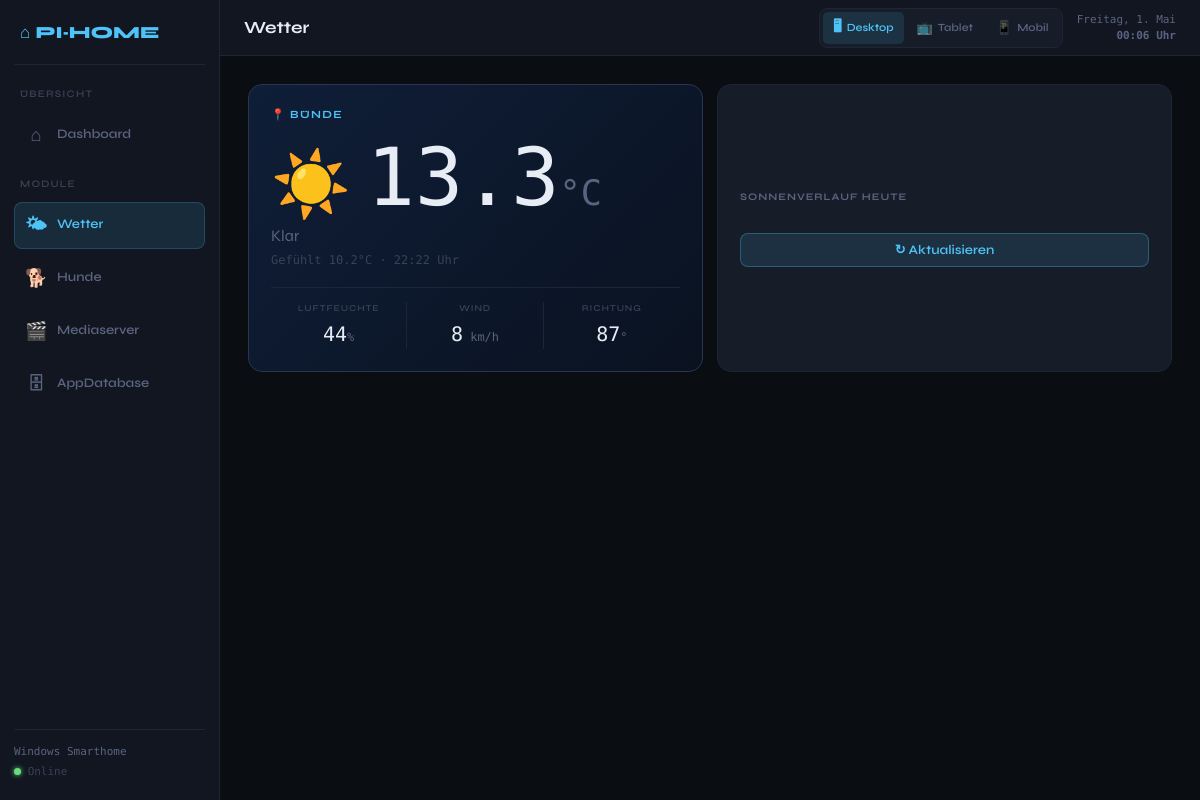
Before: /weather with the older database file.
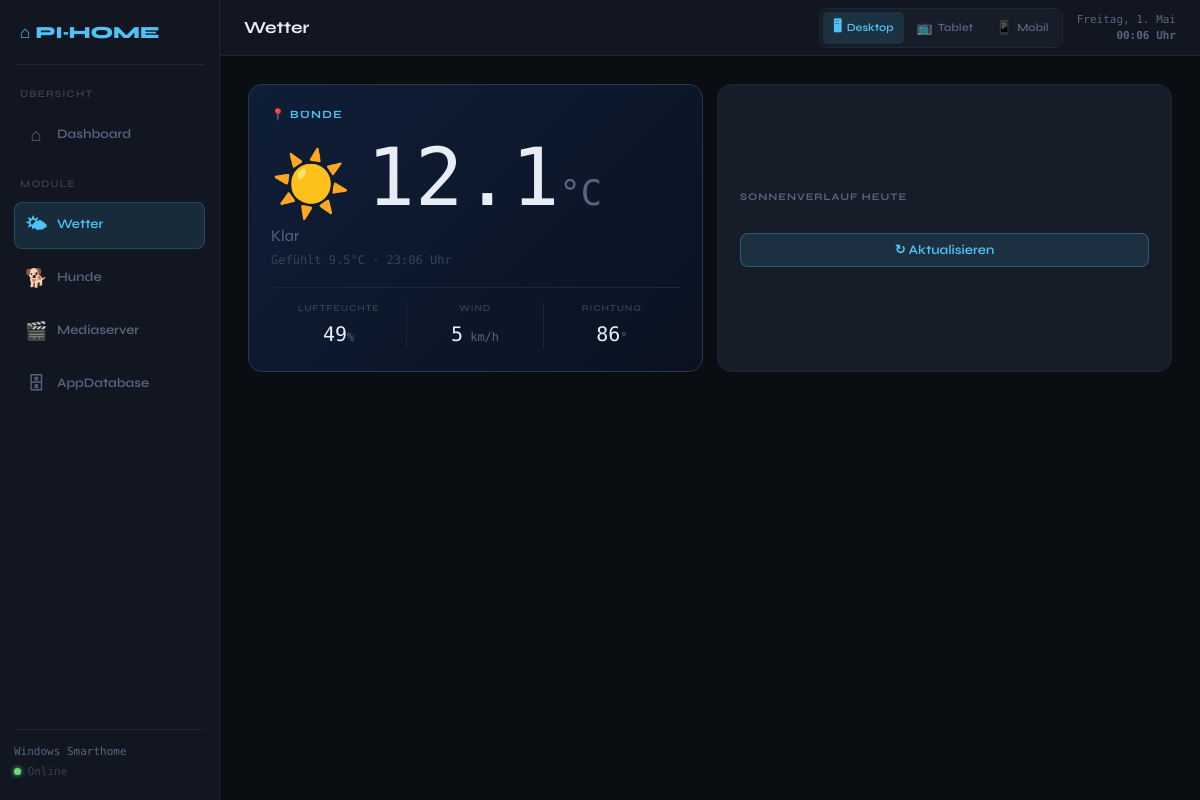
After: the same page with the newer database file.
### tables this page shows
CREATE TABLE weather_current (
            id            INTEGER PRIMARY KEY AUTOINCREMENT,
            timestamp     TEXT NOT NULL,
            temperature   REAL, feels_like REAL, humidity INTEGER,
            wind_speed    REAL, wind_direction INTEGER,
            weather_code  INTEGER, description TEXT, is_day INTEGER
        );

### web/routes.py (the view)
@bp.route("/weather")
def weather_page():
    n = now_local()
    return render_template("weather.html",
        current   = weather.get_current(),
        forecast  = weather.get_forecast(),
        hourly    = weather.get_hourly_today(),
        ti        = time_info(),
        location  = config.LOCATION_NAME,
        now_hour  = n.strftime("%H"),
        now_minute= n.minute,
        now_month = n.month - 1,
    )

### core/database.py (called while the page is built)
def get_connection():
    conn = sqlite3.connect(config.DB_PATH, check_same_thread=False)
    conn.row_factory = sqlite3.Row
    conn.execute("PRAGMA journal_mode=WAL")
    return conn

### web/templates/weather.html (shortened to what this page needs)
{% extends "base.html" %}
{% block page_title %}Wetter{% endblock %}
{% block content %}
{% if current %}
<div class="w-hero fu">
  <div class="wh-main">
    <div class="wl">📍 {{ location }}</div>
    <div class="wr"><div class="we">{{ current.emoji }}</div><div class="wt">{{ current.temperature|round(1) }}<span class="u">°C</span></div></div>
    <div class="wd">{{ current.description }}</div>
    <div class="wf">Gefühlt {{ current.feels_like|round(1) }}°C · {{ current.timestamp[11:16] }} Uhr</div>
    <div class="w-stats">
      <div class="ws-i"><div class="ws-l">Luftfeuchte</div><div class="ws-v">{{ current.humidity }}<span class="ws-u">%</span></div></div>
      <div class="ws-i"><div class="ws-l">Wind</div><div class="ws-v">{{ current.wind_speed|round(0)|int }}<span class="ws-u"> km/h</span></div></div>
      <div class="ws-i"><div class="ws-l">Richtung</div><div class="ws-v">{{ current.wind_direction or '—' }}<span class="ws-u">°</span></div></div>
    </div>
  </div>
  <div class="wh-sun">
    <div class="ct">Sonnenverlauf heute</div>
    <button class="btn ba" style="width:100%;justify-content:center;margin-top:16px;" onclick="refreshW(this)">↻ Aktualisieren</button>
  </div>
</div>
{% endif %}
{% endblock %}

### web/templates/base.html (shortened to what this page needs)
<!DOCTYPE html>
<html lang="de">
<head>
</head>
<body class="lm-desktop">
<div class="layout">
<aside class="sidebar">
  <div class="logo"><span>⌂ </span><span class="lt">PI<span>·</span>HOME</span></div>
  <span class="nl">Übersicht</span>
  <a href="/"        class="nav {% if request.path=='/' %}active{% endif %}"><span class="ic">⌂</span><span class="lt">Dashboard</span></a>
  <span class="nl">Module</span>
  <a href="/weather" class="nav {% if request.path=='/weather' %}active{% endif %}"><span class="ic">🌤</span><span class="lt">Wetter</span></a>
  <a href="/hunde"   class="nav {% if request.path=='/hunde' %}active{% endif %}"><span class="ic">🐕</span><span class="lt">Hunde</span></a>
  <a href="/media"   class="nav {% if request.path=='/media' %}active{% endif %}"><span class="ic">🎬</span><span class="lt">Mediaserver</span></a>
  <a href="/appdb"   class="nav {% if request.path=='/appdb' %}active{% endif %}"><span class="ic">🗄</span><span class="lt">AppDatabase</span></a>
  <div class="sf"><div class="sn">Windows Smarthome</div><div><span class="dot"></span> Online</div></div>
</aside>
<header class="topbar">
  <div class="tp-title">{% block page_title %}Dashboard{% endblock %}</div>
  <div style="display:flex;align-items:center;gap:14px;margin-left:auto;">
    <div class="lsw">
      <button class="lsb" data-lm="desktop">🖥<span class="ll"> Desktop</span></button>
      <button class="lsb" data-lm="tablet">📺<span class="ll"> Tablet</span></button>
      <button class="lsb" data-lm="mobile">📱<span class="ll"> Mobil</span></button>
    </div>
    <div class="tp-meta">{% if ti %}{{ ti.weekday }}, {{ ti.day }}. {{ ti.month }}<br><strong>{{ ti.time }} Uhr</strong>{% endif %}</div>
  </div>
</header>
<main class="main">{% block content %}{% endblock %}</main>
</div>
</body>
</html>

### web/templates/base.html (style rules this page uses)
*,*::before,*::after { box-sizing:border-box;margin:0;padding:0; }
:root { --bg:#0a0d12;--bg-panel:#111620;--bg-card:#161c28; --border:#1e2535;--glow:#2a3550; --text:#e8edf5;--muted:#5a6480;--dim:#3a4255; --accent:#4fc3f7;--abg:rgba(79,195,247,0.12); --green:#69db7c;--warm:#ffb347;--red:#ff6b6b;--purple:#7c83ff; --r:14px;--rs:8px; --font:'Syne',sans-serif;--mono:'DM Mono',monospace; --sw:220px;--th:56px;--pad:28px;--cp:22px;--fs:15px; }
html,body { height:100%;background:var(--bg);color:var(--text);font-family:var(--font);font-size:var(--fs);line-height:1.5; }
.layout { display:grid;grid-template-columns:var(--sw) 1fr;grid-template-rows:var(--th) 1fr;min-height:100vh; }
.sidebar { grid-row:1/-1;background:var(--bg-panel);border-right:1px solid var(--border);padding:20px 14px;display:flex;flex-direction:column;gap:6px;position:sticky;top:0;height:100vh;overflow:hidden;width:var(--sw); }
.logo { font-size:17px;font-weight:800;padding:0 6px 18px;border-bottom:1px solid var(--border);margin-bottom:4px;white-space:nowrap; }
.logo span { color:var(--accent); }
.nl { font-size:10px;font-weight:600;letter-spacing:.12em;text-transform:uppercase;color:var(--dim);padding:12px 6px 4px; }
.nav { display:flex;align-items:center;gap:10px;padding:9px 10px;border-radius:var(--rs);color:var(--muted);text-decoration:none;font-size:13px;font-weight:600;transition:all .15s;border:1px solid transparent;white-space:nowrap; }
.nav.active { background:var(--abg);color:var(--accent);border-color:rgba(79,195,247,.2); }
.nav .ic { font-size:18px;width:22px;text-align:center;flex-shrink:0; }
.sf { margin-top:auto;padding-top:14px;border-top:1px solid var(--border);font-family:var(--mono);font-size:11px;color:var(--dim); }
.sf .sn { color:var(--muted);margin-bottom:3px; }
.dot { width:7px;height:7px;border-radius:50%;background:var(--green);display:inline-block;box-shadow:0 0 5px var(--green);animation:pulse 2.5s infinite; }
.topbar { background:var(--bg-panel);border-bottom:1px solid var(--border);padding:0 24px;display:flex;align-items:center;justify-content:space-between;height:var(--th);gap:12px; }
.tp-title { font-size:17px;font-weight:700; }
.tp-meta { font-family:var(--mono);font-size:11px;color:var(--muted);text-align:right;line-height:1.4; }
.lsw { display:flex;gap:3px;background:var(--bg-card);border:1px solid var(--border);border-radius:var(--rs);padding:3px; }
.lsb { padding:5px 10px;border-radius:5px;border:none;background:transparent;color:var(--muted);font-size:13px;cursor:pointer;transition:all .15s;display:flex;align-items:center;gap:5px;font-family:var(--font);font-weight:600; }
.lsb.active { background:var(--abg);color:var(--accent); }
.lsb .ll { font-size:11px; }
.main { padding:var(--pad);overflow-y:auto; }
.ct { font-size:10px;font-weight:700;letter-spacing:.1em;text-transform:uppercase;color:var(--muted);margin-bottom:12px; }
.btn { display:inline-flex;align-items:center;gap:6px;padding:8px 16px;border-radius:var(--rs);border:1px solid var(--border);background:var(--bg-card);color:var(--muted);font-family:var(--font);font-size:13px;font-weight:600;cursor:pointer;transition:all .15s; }
.ba { background:var(--abg);border-color:rgba(79,195,247,.3);color:var(--accent); }
.fu { animation:fadeUp .35s ease both; }

Changed rows visible on the page:
no longer on this page (row unchanged): weather_current: temperature "13.3", description "Klar", feels_like "10.2", timestamp "22:22", humidity "44", wind_speed "8", wind_direction "87"
added weather_current: temperature "12.1", description "Klar", feels_like "9.5", timestamp "23:06", humidity "49", wind_speed "5", wind_direction "86"
